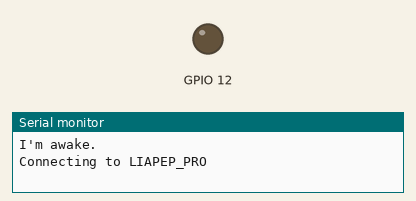
This sketch was run on a simulated ESP8266 (NodeMCU). Shown: output pins drawn as LEDs (lit = HIGH), the last lines printed to the serial monitor. WiFi joins after 1.5 s; servers stay silent unless stated. At 2.5 s the program puts the board to deep sleep or switches it off; the recording ends there.

Above: at 0.1 s.
At 1.6 s:
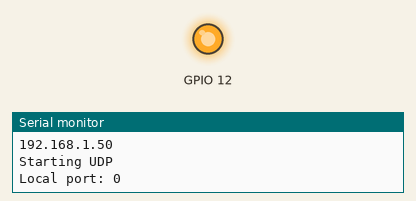
Timing chart, 0 to 2.5 s (numbered marks = the images above):
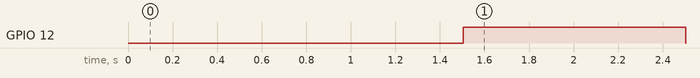

Measured:
- by itself, GPIO 12: LOW → HIGH at 1.5 s, → LOW 1.0 s later

The sketch:

ntp.ino
```cpp
/*
    ESP8266 NodeMCU NTP (Network Time Protocol) Example
    Hardware: NodeMCU
    Date: 2018
    https://circuits4you.com
*/

#include <ESP8266WiFi.h>
#include <WiFiUdp.h>

//const char *ssid = "ARRIS-CA02";
//const char *pass = "A434F4CA8BC88C56";
const char *ssid = "LIAPEP_PRO";
const char *pass = "powerlab";

char HH = -7;
char MM = 00;

const int muestra_min = 10;

unsigned int localPort = 2390;      // local port to listen for UDP packets

/* Don't hardwire the IP address or we won't get the benefits of the pool.
 *  Lookup the IP address for the host name instead */
//IPAddress timeServer(129, 6, 15, 28); // time.nist.gov NTP server

IPAddress timeServerIP; // time.nist.gov NTP server address

const char* ntpServerName = "1.north-america.pool.ntp.org";

const int NTP_PACKET_SIZE = 48; // NTP time stamp is in the first 48 bytes of the message

byte packetBuffer[ NTP_PACKET_SIZE]; //buffer to hold incoming and outgoing packets

// A UDP instance to let us send and receive packets over UDP
WiFiUDP udp;

//=======================================================================
//                     SETUP
//=======================================================================
void setup()
{
  pinMode(12, OUTPUT);
  Serial.begin(115200);
  Serial.println();
  Serial.println();
  Serial.setTimeout(2000);

  // Wait for serial to initialize.
  while(!Serial) { }

  Serial.println("I'm awake.");


  // We start by connecting to a WiFi network
  Serial.print("Connecting to ");
  Serial.println(ssid);
  WiFi.mode(WIFI_STA);
  WiFi.begin(ssid, pass);

  while (WiFi.status() != WL_CONNECTED) {
    delay(500);
    Serial.print(".");
  }
  Serial.println("");

  Serial.println("WiFi connected");
  Serial.println("IP address: ");
  Serial.println(WiFi.localIP());

  Serial.println("Starting UDP");
  udp.begin(localPort);
  Serial.print("Local port: ");
  Serial.println(udp.localPort());
}

//=======================================================================
//  send an NTP request to the time server at the given address
//=======================================================================
unsigned long sendNTPpacket(IPAddress& address)
{
  //Serial.println("sending NTP packet...");
  // set all bytes in the buffer to 0
  memset(packetBuffer, 0, NTP_PACKET_SIZE);

  // Initialize values needed to form NTP request
  // (see URL above for details on the packets)
  packetBuffer[0] = 0b11100011;   // LI, Version, Mode
  packetBuffer[1] = 0;     // Stratum, or type of clock
  packetBuffer[2] = 6;     // Polling Interval
  packetBuffer[3] = 0xEC;  // Peer Clock Precision
  // 8 bytes of zero for Root Delay & Root Dispersion
  packetBuffer[12]  = 49;
  packetBuffer[13]  = 0x4E;
  packetBuffer[14]  = 49;
  packetBuffer[15]  = 52;

  // all NTP fields have been given values, now
  // you can send a packet requesting a timestamp:

  udp.beginPacket(address, 123); //NTP requests are to port 123
  udp.write(packetBuffer, NTP_PACKET_SIZE);
  udp.endPacket();
}

//=======================================================================
//                        LOOP
//=======================================================================
void loop()
{
  char hours, minutes, seconds, minutos;
  digitalWrite(12, HIGH);
  //get a random server from the pool
  WiFi.hostByName(ntpServerName, timeServerIP);

  sendNTPpacket(timeServerIP); // send an NTP packet to a time server
  // wait to see if a reply is available
  delay(1000);

  int cb = udp.parsePacket();
  if (!cb) {
    Serial.println("no packet yet");
  }
  else {
    //Serial.print("packet received, length=");
    //Serial.println(cb);
    // We've received a packet, read the data from it
    udp.read(packetBuffer, NTP_PACKET_SIZE); // read the packet into the buffer

    //the timestamp starts at byte 40 of the received packet and is four bytes,
    // or two words, long. First, esxtract the two words:

    unsigned long highWord = word(packetBuffer[40], packetBuffer[41]);
    unsigned long lowWord = word(packetBuffer[42], packetBuffer[43]);
    // combine the four bytes (two words) into a long integer
    // this is NTP time (seconds since Jan 1 1900):
    unsigned long secsSince1900 = highWord << 16 | lowWord;
    //Serial.print("Seconds since Jan 1 1900 = " );
    //Serial.println(secsSince1900);

    // now convert NTP time into everyday time:
    //Serial.print("Unix time = ");
    // Unix time starts on Jan 1 1970. In seconds, that's 2208988800:
    const unsigned long seventyYears = 2208988800UL;
    // subtract seventy years:
    unsigned long epoch = secsSince1900 - seventyYears;
    // print Unix time:
    //Serial.println(epoch);


    // print the hour, minute and second:
    minutes = ((epoch % 3600) / 60);
    minutes = minutes + MM; //Add UTC Time Zone

    hours = (epoch  % 86400L) / 3600;
    //Serial.println(hours,DEC);
    if(hours < 7)
    {
      hours = hours + 24;

      if(minutes > 59)
      {

        hours = hours + HH + 1; //Add UTC Time Zone
        minutes = minutes - 60;


      }
      else
      {
        hours = hours + HH;
      }
    }
    else
     {
      if(minutes > 59)
      {

        hours = hours + HH + 1; //Add UTC Time Zone
        minutes = minutes - 60;


      }
      else
      {
        hours = hours + HH;
      }
     }

    //Serial.print("The UTC time is ");       // UTC is the time at Greenwich Meridian (GMT)
    if ( hours < 10 ) {
      // In the first 10 minutes of each hour, we'll want a leading '0'
      Serial.print('0');
    }
    Serial.print(hours,DEC); // print the hour (86400 equals secs per day)
    Serial.print(':');


    if ( minutes < 10 ) {
      // In the first 10 minutes of each hour, we'll want a leading '0'
      Serial.print('0');
    }
    Serial.print(minutes,DEC); // print the minute (3600 equals secs per minute)
    Serial.print(':');

    seconds = (epoch % 60);
    if ( seconds < 10 ) {
      // In the first 10 seconds of each minute, we'll want a leading '0'
      Serial.print('0');
    }
    Serial.println(seconds,DEC); // print the second

  // wait ten seconds before asking for the time again
  //Serial.println(minutes);
  //String minstr = String(minstr + minutes);
  //int minutos =minstr.toInt();
  //Serial.println(minutes,DEC);

  if(((minutes % muestra_min) == 0))
  {
    Serial.println("Me dormiré por 10 min");
    digitalWrite(12, LOW);
    ESP.deepSleep(540e6);
  }
  else if(((minutes % muestra_min) != 0) && (minutes != 9))
  {
      if(minutes <= 10)
      {
        minutes = 9 - minutes;

      }
      else if((minutes < 20) && (minutes > 10))
      {
         minutes = 19 - minutes;
      }
      else if((minutes < 30) && (minutes > 20))
      {
        minutes = 29 - minutes;
      }
      else if((minutes < 40) && (minutes > 30))
      {
        minutes = 39 - minutes;
      }
      else if((minutes < 50) && (minutes > 40))
      {
        minutes = 49 - minutes;
      }
      else if((minutes < 60) && (minutes > 50))
      {
        minutes = 59 - minutes;
      }

      if(minutes == 0)
       {
         Serial.println("Me dormiré por 10 min");
         digitalWrite(12, LOW);
         ESP.deepSleep(540e6);
       }
       else
       {
       //Serial.println(minutes, DEC);
       int minutos = int(minutes);
       int minutoseg = minutos * 60 * 1e6;
       //Serial.println(minutoseg);
       Serial.print("Going into deep sleep for: ");
       Serial.print(minutos);
       Serial.println(" min");
       digitalWrite(12, LOW);
       ESP.deepSleep(minutoseg);
       }
   }
   else if(minutes == 9)
   {
    Serial.println("Me dormiré por 10 min");
    digitalWrite(12, LOW);
    ESP.deepSleep(540e6);
    }


  }

  //delay(2000);
}
//=======================================================================
```
